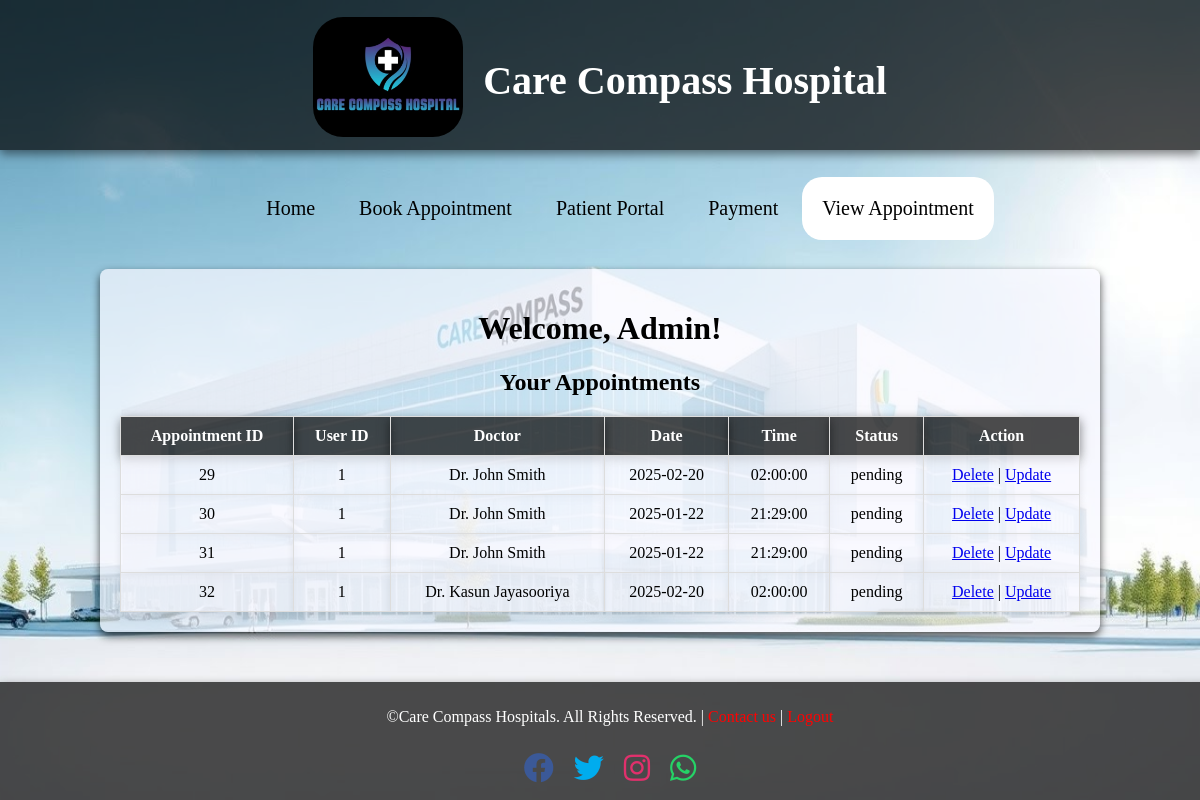
The app's page /viewappointment.php (signed in) with its own data.
### tables this page shows
CREATE TABLE `appointments` (
  `id` int(11) NOT NULL,
  `user_id` int(11) NOT NULL,
  `doctor_id` int(11) NOT NULL,
  `appointment_date` date NOT NULL,
  `appointment_time` time NOT NULL,
  `reason` text NOT NULL,
  `status` enum('pending','confirmed','cancelled') NOT NULL,
  `created_at` datetime NOT NULL DEFAULT current_timestamp()
);

CREATE TABLE `doctors` (
  `doctor_id` int(11) NOT NULL,
  `full_name` varchar(100) NOT NULL,
  `email` varchar(100) NOT NULL,
  `phone_number` varchar(15) NOT NULL,
  `specialization` varchar(100) NOT NULL,
  `qualifications` text NOT NULL,
  `experience_years` int(10) UNSIGNED NOT NULL,
  `hospital_branch` enum('Kandy','Colombo','Kurunegala') NOT NULL,
  `available_days` varchar(50) NOT NULL,
  `available_time` varchar(50) NOT NULL,
  `created_at` datetime DEFAULT current_timestamp()
);

### viewappointment.php (the view, shortened to what this page needs)
<?php
include('dbconnect.php');
$isLoggedIn = isset($_SESSION['username']);
$userId = isset($_SESSION['user_id']) ? $_SESSION['user_id'] : null;
?>
<!DOCTYPE html>
<html lang="en">
<head>
    <link rel="stylesheet" href="sheet.css" />
    <link href="https://cdnjs.cloudflare.com/ajax/libs/font-awesome/5.15.4/css/all.min.css" rel="stylesheet">
</head>
<body>
    <div class="head">
        <div class="image">
            <img src="images/Logo.jpeg" />
            <h1>Care Compass Hospital</h1>
        </div>
        <div class="sub">
            <ul>
                <li><a href="Home.php">Home</a></li>
                <li><a href="Appointment.php">Book Appointment</a></li>
                <li><a href="Portal.php">Patient Portal</a></li>
                <li><a href="Payment.php">Payment</a></li>
                <li class="active"><a href="viewappointment.php">View Appointment</a></li>
            </ul>
        </div>
    </div>
<?php
if ($isLoggedIn): ?>
    <div class="view_appointment">
        <h1>Welcome, <?php echo htmlspecialchars($_SESSION['username']); ?>!</h1>
        <h2>Your Appointments</h2>
        <?php
        $stmt = $conn->prepare("SELECT a.id, a.user_id, d.full_name AS doctor_name, a.appointment_date, a.appointment_time, a.status FROM appointments a JOIN doctors d ON a.doctor_id = d.doctor_id WHERE a.user_id = ?");
        $stmt->bind_param("i", $userId);
        $stmt->execute();
        $result = $stmt->get_result();
        ?>
        <table border="1">
            <thead>
                <tr>
                    <th>Appointment ID</th>
                    <th>User ID</th>
                    <th>Doctor</th>
                    <th>Date</th>
                    <th>Time</th>
                    <th>Status</th>
                    <th>Action</th>
                </tr>
            </thead>
            <tbody>
                <?php if ($result->num_rows > 0): ?>
                    <?php while ($row = $result->fetch_assoc()): ?>
                        <tr>
                            <td><?php echo htmlspecialchars($row['id']); ?></td>
                            <td><?php echo htmlspecialchars($row['user_id']); ?></td>
                            <td><?php echo htmlspecialchars($row['doctor_name']); ?></td>
                            <td><?php echo htmlspecialchars($row['appointment_date']); ?></td>
                            <td><?php echo htmlspecialchars($row['appointment_time']); ?></td>
                            <td><?php echo htmlspecialchars($row['status']); ?></td>
                            <td>
                                <a href="?delete_id=<?php echo $row['id']; ?>" onclick="return confirm('Are you sure you want to delete this appointment?');">Delete</a> |
                                <a href="update_appointment.php?update_id=<?php echo $row['id']; ?>">Update</a>
                            </td>
                        </tr>
                    <?php endwhile; ?>
                <?php else: ?>
                    <tr><td colspan='7'>No appointments found.</td></tr>
                <?php endif; ?>
            </tbody>
        </table>
    </div>
<?php else: ?>
    <h2>Please log in to view your appointments.</h2>
<?php endif; ?>
    <div class="footers">
        <p>&copy;Care Compass Hospitals. All Rights Reserved. |<a href="Contact.php">  Contact us  </a>|<?php if ($isLoggedIn): ?><a href="Logout.php"> Logout </a><?php endif; ?></p>
        <div class="social-media">
            <a href="https://www.facebook.com" target="_blank" class="social-icon"><i class="fab fa-facebook"></i></a>
            <a href="https://www.twitter.com" target="_blank" class="social-icon"><i class="fab fa-twitter"></i></a>
            <a href="https://www.instagram.com" target="_blank" class="social-icon"><i class="fab fa-instagram"></i></a>
            <a href="https://wa.me/yourphonenumber" target="_blank" class="social-icon"><i class="fab fa-whatsapp"></i></a>
        </div>
    </div>
</body>
</html>

### sheet.css (style rules this page uses)
.head { height: 150px; width: 100%; background-color: rgba(0, 0, 0, 0.7); color: white; display: inline-block; box-shadow: 0 4px 10px rgba(0, 0, 0, 0.5); }
.image { display: flex; margin-top: 17px; gap: 20px; justify-content: center; }
.image h1 { font-size: 40px; margin-top: 40px; }
.image img { height: 120px; width: 150px; border-radius: 30px; }
.sub { margin-top: 40px; text-align: center; }
.sub ul li { display: inline-block; padding: 20px; font-size: 20px; }
.sub ul li a { text-decoration: none; color: black; }
.sub ul li.active { background-color: white; border-radius: 20px; }
.footers { height: 100px; width: 100%; background-color: rgba(0, 0, 0, 0.7); color: white; text-align: center; box-shadow: 0 4px 10px rgba(0, 0, 0, 0.5); padding: 10px; }
.footers a { text-decoration: none; color: red; }
.social-media { display: flex; justify-content: center; gap: 20px; padding: 10px; }
.social-icon { font-size: 30px; color: #333; text-decoration: none; transition: all 0.3s ease; }
.social-icon:nth-child(1) { color: #3b5998; }
.social-icon:nth-child(2) { color: #00acee; }
.social-icon:nth-child(3) { color: #e1306c; }
.social-icon:nth-child(4) { color: #25d366; }
.view_appointment { width: 80%; margin: 50px auto; padding: 20px; background-color: rgba(248, 248, 255, 0.7); border-radius: 8px; box-shadow: 0 4px 8px rgba(0, 0, 0, 0.7); }
.view_appointment h1 { text-align: center; }
.view_appointment h2 { text-align: center; }
.view_appointment table { width: 100%; border-collapse: collapse; }
.view_appointment th, td { padding: 10px; text-align: center; border: 1px solid #ddd; }
.view_appointment th { background-color: rgba(0, 0, 0, 0.7); box-shadow: 0 4px 10px rgba(0, 0, 0, 0.5); color: white; }
.view_appointment td { background-color: rgba(248, 248, 255, 0.7); box-shadow: 0 4px 8px rgba(0, 0, 0, 0.1); }
.payments_details th, td { padding: 10px; text-align: center; border: 1px solid #ddd; }
.view_users th, td { padding: 10px; text-align: center; border: 1px solid #ddd; }
.view_Doctors th, td { padding: 10px; text-align: center; border: 1px solid #ddd; }

### records on screen
appointments: id "29", user "1", doctor.full_name "Dr. John Smith", appointment_date "2025-02-20", appointment_time "02:00:00", status "pending"
appointments: id "30", user "1", doctor.full_name "Dr. John Smith", appointment_date "2025-01-22", appointment_time "21:29:00", status "pending"
appointments: id "31", user "1", doctor.full_name "Dr. John Smith", appointment_date "2025-01-22", appointment_time "21:29:00", status "pending"
appointments: id "32", user "1", doctor.full_name "Dr. Kasun Jayasooriya", appointment_date "2025-02-20", appointment_time "02:00:00", status "pending"

### other values on screen
$_SESSION['username'] "Admin"
